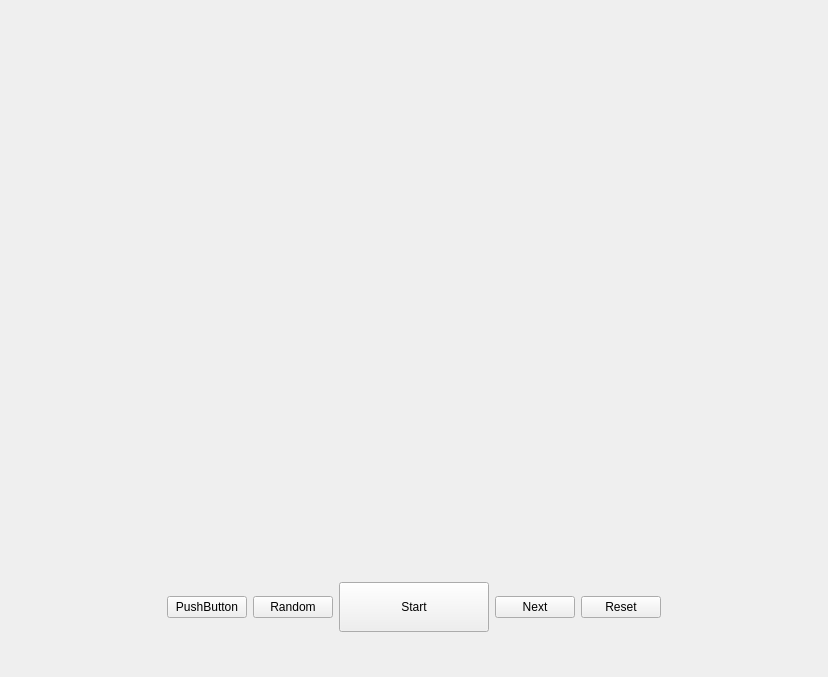
<?xml version="1.0" encoding="UTF-8"?>
<ui version="4.0">
 <class>MainWindow</class>
 <widget class="QMainWindow" name="MainWindow">
  <property name="geometry">
   <rect>
    <x>0</x>
    <y>0</y>
    <width>828</width>
    <height>677</height>
   </rect>
  </property>
  <property name="windowTitle">
   <string>MainWindow</string>
  </property>
  <widget class="QWidget" name="centralwidget">
   <layout class="QVBoxLayout" name="verticalLayout">
    <item>
     <widget class="gridMap" name="widget" native="true">
      <property name="maximumSize">
       <size>
        <width>800</width>
        <height>520</height>
       </size>
      </property>
     </widget>
    </item>
    <item>
     <widget class="QWidget" name="widgetBtns" native="true">
      <property name="maximumSize">
       <size>
        <width>16777215</width>
        <height>100</height>
       </size>
      </property>
      <layout class="QHBoxLayout" name="horizontalLayout">
       <item>
        <spacer name="horizontalSpacer">
         <property name="orientation">
          <enum>Qt::Horizontal</enum>
         </property>
         <property name="sizeHint" stdset="0">
          <size>
           <width>40</width>
           <height>20</height>
          </size>
         </property>
        </spacer>
       </item>
       <item>
        <widget class="QPushButton" name="pushButton">
         <property name="text">
          <string>PushButton</string>
         </property>
        </widget>
       </item>
       <item>
        <widget class="QPushButton" name="btnRandom">
         <property name="text">
          <string>Random</string>
         </property>
        </widget>
       </item>
       <item>
        <widget class="QPushButton" name="btnStart">
         <property name="minimumSize">
          <size>
           <width>150</width>
           <height>50</height>
          </size>
         </property>
         <property name="text">
          <string>Start</string>
         </property>
        </widget>
       </item>
       <item>
        <widget class="QPushButton" name="btnNext">
         <property name="text">
          <string>Next</string>
         </property>
        </widget>
       </item>
       <item>
        <widget class="QPushButton" name="btnReset">
         <property name="text">
          <string>Reset</string>
         </property>
        </widget>
       </item>
       <item>
        <spacer name="horizontalSpacer_2">
         <property name="orientation">
          <enum>Qt::Horizontal</enum>
         </property>
         <property name="sizeHint" stdset="0">
          <size>
           <width>40</width>
           <height>20</height>
          </size>
         </property>
        </spacer>
       </item>
      </layout>
     </widget>
    </item>
   </layout>
  </widget>
  <widget class="QMenuBar" name="menubar">
   <property name="geometry">
    <rect>
     <x>0</x>
     <y>0</y>
     <width>828</width>
     <height>22</height>
    </rect>
   </property>
  </widget>
 </widget>
 <customwidgets>
  <customwidget>
   <class>gridMap</class>
   <extends>QWidget</extends>
   <header>gridmap.h</header>
   <container>1</container>
  </customwidget>
 </customwidgets>
 <resources/>
 <connections/>
</ui>
